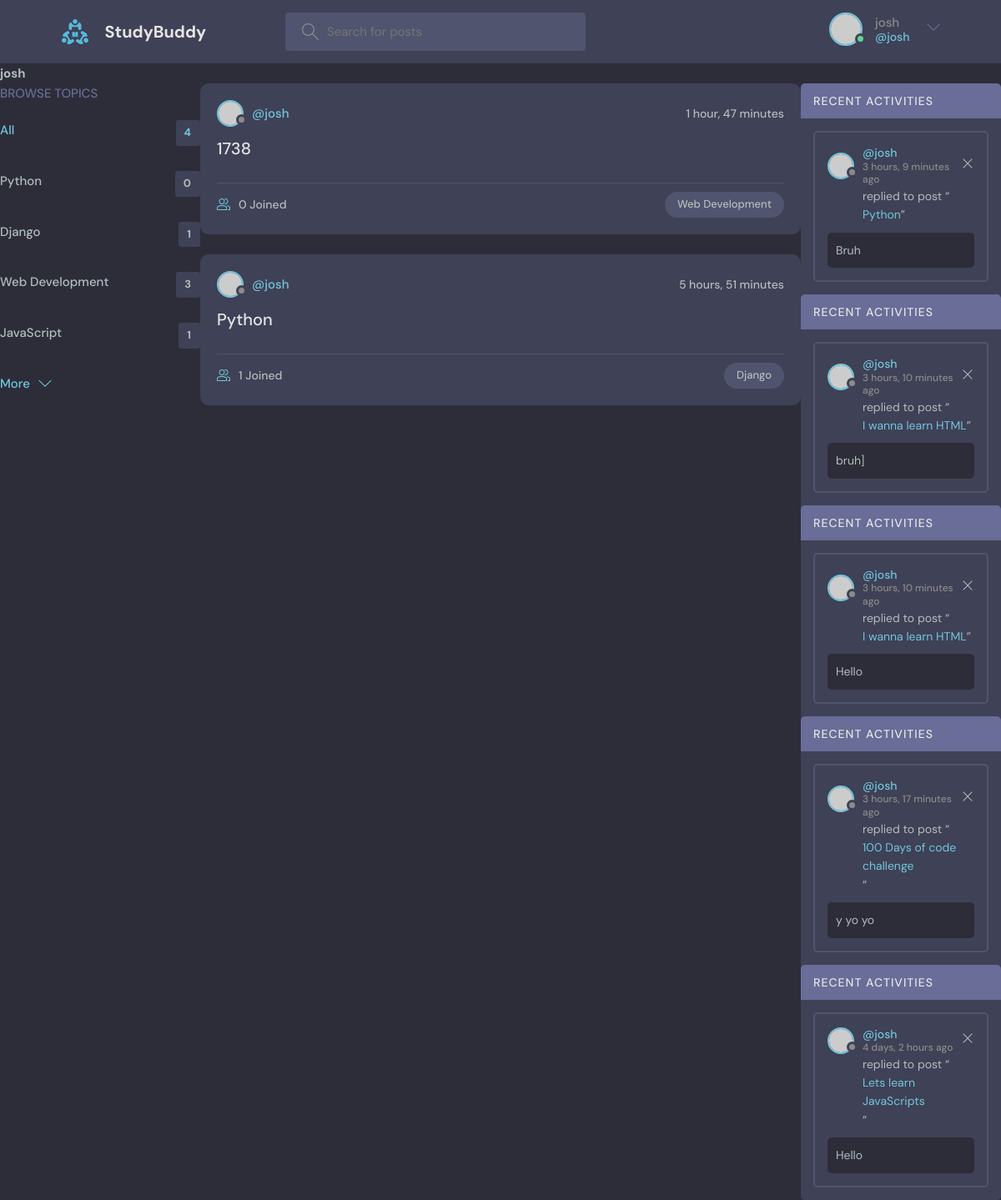
/profile/2/ (signed in), run on the app's committed database.
### base/models.py (models this page shows, shortened)
class Topic(models.Model):
    name = models.CharField(max_length = 200)

class Room(models.Model):
    host =  models.ForeignKey(User, on_delete = models.SET_NULL, null = True)
    topic = models.ForeignKey(Topic, on_delete = models.SET_NULL, null = True)
    name = models.CharField(max_length=200) #Allows different names
    description = models.TextField(null = True, blank = True) #Blank page for decription
    participants = models.ManyToManyField(User, related_name = 'participants', blank = True )
    updated = models.DateTimeField(auto_now = True) # Shows time
    created = models.DateTimeField(auto_now_add = True) #shows time of creation
    class Meta:
        ordering = ['-updated', '-created']
    def __str__(self):
        return self.name

class Message(models.Model):
    user = models.ForeignKey(User, on_delete = models.CASCADE) #A for Users relationship with Room class that deletes all the childern
    room = models.ForeignKey(Room, on_delete = models.CASCADE) #A for room relationship with Room class that deletes all the childern
    body = models.TextField()
    updated = models.DateTimeField(auto_now = True) # Shows time
    created = models.DateTimeField(auto_now_add = True) #shows time of creation
    class Meta:
        ordering = ['-updated', '-created']

### base/views.py (the view)
# urls.py: path('profile/<str:pk>/', views.userProfile, name = "user-profile"), #Path to user profile
def userProfile(request, pk):
    user = User.objects.get(id =pk)
    rooms = user.room_set.all()
    room_messages = user.message_set.all()
    topics = Topic.objects.all()
    context = {'user' : user, 'rooms' : rooms,  'room_messages' :  room_messages, 'topics' : topics}
    return render(request, 'base/profile.html', context)

### base/templates/base/profile.html (shortened to what this page needs)
{% extends 'main.html' %}
{% block content %}
<h1>{{user.username}}</h1>
<div class = "profile-container">
    <div>
        {% include 'base/topics_component.html' %}
    </div>
    <div>
        {% include 'base/feed_component.html' %}
    </div>
    <div>
        {% include 'base/activity_component.html' %}
    </div>
</div>
{% endblock content %}

### templates/navbar.html (shortened to what this page needs)
{% load static %}
<header class="header header--loggedIn">
    <div class="container">
      <a href="{% url 'home' %}" class="header__logo">
        <img src="{% static 'images/logo.svg' %} " />
        <h1>StudyBuddy</h1>
      </a>
      <form class="header__search" method = "GET" action = "{% url 'home'%}">
        <label>
          <input name = 'q' placeholder="Search for posts" />
        </label>
      </form>
      <nav class="header__menu">
        {% if request.user.is_authenticated %}
        <div class="header__user">
          <a href="profile.html">
            <div class="avatar avatar--medium active">
              <img src="https://randomuser.me/api/portraits/men/37.jpg" />
            </div>
            <p>{{request.user.username}}<span>@{{request.user.username}}</span></p>
          </a>
          <button class="dropdown-button">
            <svg version="1.1" xmlns="http://www.w3.org/2000/svg" width="32" height="32" viewBox="0 0 32 32">
              <title>chevron-down</title>
              <path d="M16 21l-13-13h-3l16 16 16-16h-3l-13 13z"></path>
            </svg>
          </button>
        </div>
        {% else %}
        <a href="{% url 'login' %}">
          <img src="{% static 'images/avatar.svg' %}" />
          <p>Login</p>
        </a>
        {% endif %}
      </nav>
    </div>
  </header>

### base/templates/base/topics_component.html
<div class="topics">
    <div class="topics__header">
      <h2>Browse Topics</h2>
    </div>
    <ul class="topics__list">
      <li>
        <a href="{% url 'home' %}" class="active">All <span>{{topics.count}}</span></a>
      </li>
      {% for topic in topics %}
      <li>
        <a href="{% url 'home' %}?q={{topic.name}}">{{topic.name}} <span>{{topic.room_set.all.count}}</span></a>
      </li>
      {% endfor %}
    </ul>
    <a class="btn btn--link" href="topics.html">
      More
      <svg version="1.1" xmlns="http://www.w3.org/2000/svg" width="32" height="32" viewBox="0 0 32 32">
        <title>chevron-down</title>
        <path d="M16 21l-13-13h-3l16 16 16-16h-3l-13 13z"></path>
      </svg>
    </a>
  </div>

### base/templates/base/feed_component.html (shortened to what this page needs)
{% for room in rooms%}
<div class="roomListRoom">
    <div class="roomListRoom__header">
      <a href="{% url 'user-profile' room.host.id %}" class="roomListRoom__author">
        <div class="avatar avatar--small">
          <img src="https://randomuser.me/api/portraits/women/11.jpg" />
        </div>
        <span>@{{room.host.username}}</span>
      </a>
      <div class="roomListRoom__actions">
        <span>{{room.created|timesince}}</span>
      </div>
    </div>
    <div class="roomListRoom__content">
      <a href="{% url 'room' room.id %}">{{room.name}}</a>
    </div>
    <div class="roomListRoom__meta">
      <a href="{% url 'room' room.id %}" class="roomListRoom__joined">
        {{room.participants.all.count}} Joined
      </a>
      <p class="roomListRoom__topic">{{room.topic.name}}</p>
    </div>
  </div>
{% endfor %}

### base/templates/base/activity_component.html
{% for message in room_messages %}
<div class="activities">
    <div class="activities__header">
      <h2>Recent Activities</h2>
    </div>
    <div class="activities__box">
      <div class="activities__boxHeader roomListRoom__header">
        <a href="{% url 'user-profile' message.user.id %}" class="roomListRoom__author">
          <div class="avatar avatar--small">
            <img src="https://randomuser.me/api/portraits/women/11.jpg" />
          </div>
          <p>
            @{{message.user}}
            <span>{{message.created | timesince}} ago</span>
          </p>
        </a>
        {% if request.user == message.user %}
        <div class="roomListRoom__actions">
          <a href="{% url 'delete-message' message.id%}">
            <svg version="1.1" xmlns="http://www.w3.org/2000/svg" width="32" height="32" viewBox="0 0 32 32">
              <title>remove</title>
              <path
                d="M27.314 6.019l-1.333-1.333-9.98 9.981-9.981-9.981-1.333 1.333 9.981 9.981-9.981 9.98 1.333 1.333 9.981-9.98 9.98 9.98 1.333-1.333-9.98-9.98 9.98-9.981z"
              ></path>
            </svg>
          </a>
        </div>
        {% endif %}
      </div>
      <div class="activities__boxContent">
        <p>replied to post “<a href="{% url 'room' message.room.id %}">{{message.room}}</a>”</p>
        <div class="activities__boxRoomContent">
          {{message.body}}
        </div>
      </div>
    </div>
    {% endfor %}
</div>

### base/templates/base/profile.html (style rules this page uses)
.profile-container { display: grid; grid-template-columns: 1fr 3fr 1fr; }

### data on the page
Topic: name "Python", room_set.all.count "0"
Topic: name "Django", room_set.all.count "1"
Topic: name "Web Development", room_set.all.count "3"
Topic: name "JavaScript", room_set.all.count "1"
Room: host.username "josh", created "1 hour, 47 minutes", name "1738", participants.all.count "0", topic.name "Web Development"
Room: host.username "josh", created "5 hours, 51 minutes", name "Python", participants.all.count "1", topic.name "Django"
Message: user "josh", created "3 hours, 9 minutes", room "Python", body "Bruh"
Message: user "josh", created "3 hours, 10 minutes", room "I wanna learn HTML", body "bruh]"
Message: user "josh", created "3 hours, 10 minutes", room "I wanna learn HTML", body "Hello"
Message: user "josh", created "3 hours, 17 minutes", room "100 Days of code challenge", body "y yo yo"
Message: user "josh", created "4 days, 2 hours", room "Lets learn JavaScripts", body "Hello"

### other printed values
{{ request.user.username }} "josh"
{{ user.username }} "josh"
{{ topics.count }} "4"
